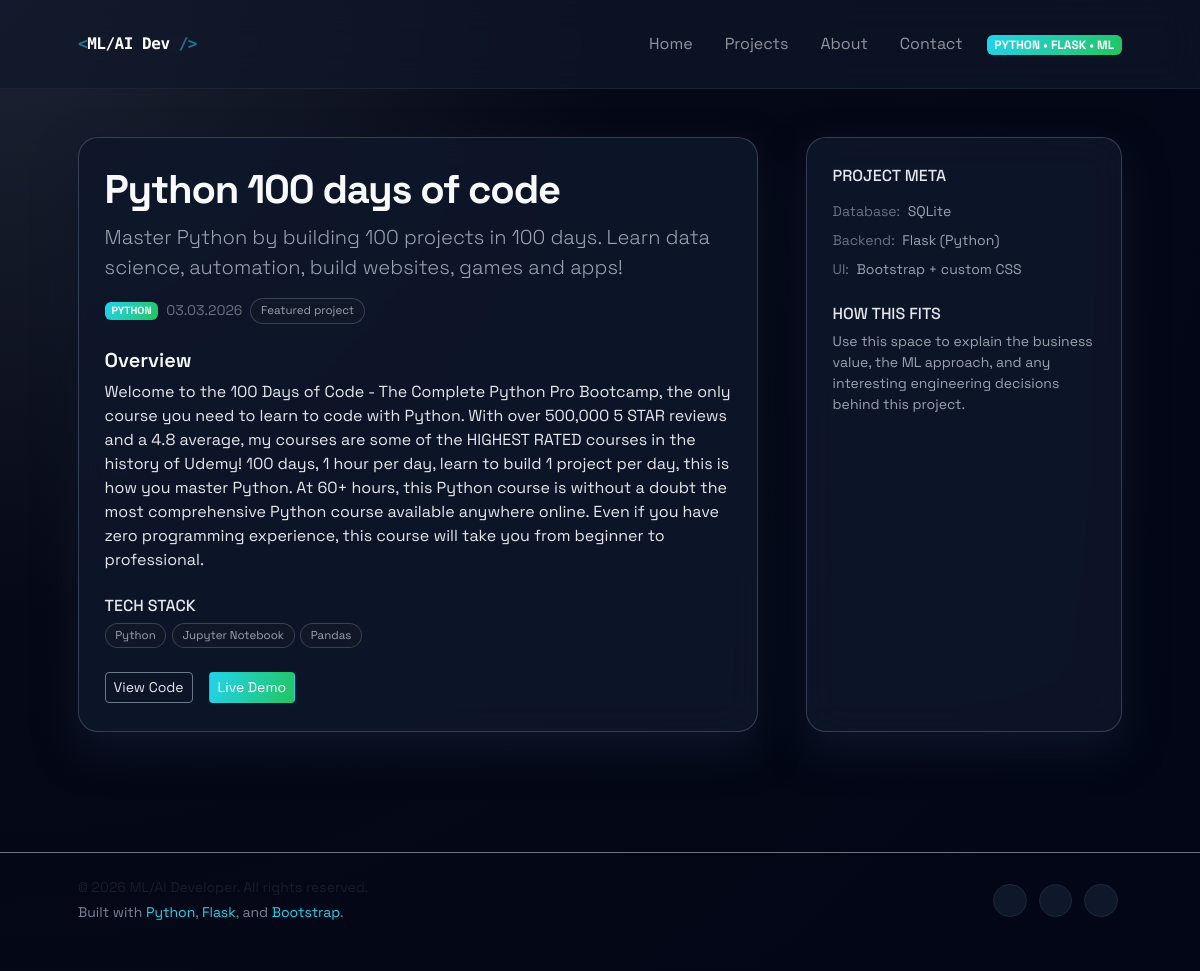
The app's page /project/1 with its own data.
### tables this page shows
CREATE TABLE projects (
        id              INTEGER PRIMARY KEY AUTOINCREMENT,
        title           TEXT NOT NULL,
        subtitle        TEXT,
        short_summary   TEXT NOT NULL,
        full_description TEXT,
        tech_stack      TEXT,
        main_tech       TEXT,
        github_url      TEXT,
        demo_url        TEXT,
        featured        INTEGER NOT NULL DEFAULT 0,
        created_at      TEXT NOT NULL
    );

### main.py (the view)
@app.route("/project/<int:project_id>")
def project_detail(project_id: int):
    project = get_project_by_id(project_id)
    if project is None:
        return abort(404)
    return render_template("project_detail.html", project=project)

### main.py (called while the page is built)
def get_db() -> sqlite3.Connection:
    if "db" not in g:
        conn = sqlite3.connect(DATABASE_PATH)
        conn.row_factory = sqlite3.Row
        g.db = conn
    return g.db

def query_projects(
    sql: str,
    params: Iterable[Any] | Mapping[str, Any] | None = None,
) -> list[sqlite3.Row]:
    db = get_db()
    cursor = db.execute(sql, params or [])
    rows = cursor.fetchall()
    cursor.close()
    return rows

def get_project_by_id(project_id: int) -> sqlite3.Row | None:
    rows = query_projects(
        """
        SELECT *
        FROM projects
        WHERE id = ?
        """,
        (project_id,),
    )
    return rows[0] if rows else None

@app.context_processor
def inject_now() -> dict[str, Any]:
    return {"current_year": datetime.utcnow().year}

### templates/project_detail.html
{% include "header.html" %}
<section class="section-padding pt-5">
  <div class="container px-4 px-lg-5">
    <div class="row gx-4 gx-lg-5 gy-4">
      <div class="col-lg-8">
        <article class="glass-panel project-detail">
          <h1 class="display-6 fw-bold mb-2">
            {{ project["title"] }}
          </h1>
          {% if project["subtitle"] %}
            <p class="lead text-secondary-300 mb-3">
              {{ project["subtitle"] }}
            </p>
          {% endif %}
          <div class="d-flex flex-wrap gap-2 align-items-center mb-4 small">
            {% if project["main_tech"] %}
              <span class="badge bg-gradient-primary text-uppercase">
                {{ project["main_tech"] }}
              </span>
            {% endif %}
            {% if project["created_at"] %}
              <span class="text-secondary-400">
                {{ project["created_at"][:10] }}
              </span>
            {% endif %}
            {% if project["featured"] %}
              <span class="pill pill-sm">
                Featured project
              </span>
            {% endif %}
          </div>
          {% if project["full_description"] %}
            <h2 class="h5 fw-semibold mb-2">Overview</h2>
            <p class="text-secondary-200 mb-4">
              {{ project["full_description"] }}
            </p>
          {% else %}
            <h2 class="h5 fw-semibold mb-2">Overview</h2>
            <p class="text-secondary-200 mb-4">
              {{ project["short_summary"] }}
            </p>
          {% endif %}
          {% if project["tech_stack"] %}
            <h2 class="h6 text-uppercase text-secondary-200 mb-2">
              Tech stack
            </h2>
            <div class="project-tech mb-4">
              {% for tech in project["tech_stack"].split(",") %}
                <span class="pill pill-sm">
                  {{ tech.strip() }}
                </span>
              {% endfor %}
            </div>
          {% endif %}
          {% if project["github_url"] or project["demo_url"] %}
            <div class="d-flex flex-wrap gap-3 mt-2">
              {% if project["github_url"] %}
                <a
                  href="{{ project['github_url'] }}"
                  class="btn btn-outline-light btn-sm"
                  target="_blank"
                  rel="noopener"
                >
                  View Code
                </a>
              {% endif %}
              {% if project["demo_url"] %}
                <a
                  href="{{ project['demo_url'] }}"
                  class="btn btn-primary btn-sm glow-button"
                  target="_blank"
                  rel="noopener"
                >
                  Live Demo
                </a>
              {% endif %}
            </div>
          {% endif %}
        </article>
      </div>
      <div class="col-lg-4">
        <aside class="glass-panel h-100 small">
          <h2 class="h6 text-uppercase text-secondary-200 mb-3">
            Project meta
          </h2>
          <ul class="list-unstyled text-secondary-300 mb-4">
            <li class="mb-2">
              <span class="text-secondary-400">Database:</span>
              <span class="ms-1">SQLite</span>
            </li>
            <li class="mb-2">
              <span class="text-secondary-400">Backend:</span>
              <span class="ms-1">Flask (Python)</span>
            </li>
            <li class="mb-2">
              <span class="text-secondary-400">UI:</span>
              <span class="ms-1">Bootstrap + custom CSS</span>
            </li>
          </ul>
          <h2 class="h6 text-uppercase text-secondary-200 mb-2">
            How this fits
          </h2>
          <p class="text-secondary-300 mb-0">
            Use this space to explain the business value, the ML approach, and
            any interesting engineering decisions behind this project.
          </p>
        </aside>
      </div>
    </div>
  </div>
</section>
{% include "footer.html" %}

### static/css/styles.css (style rules this page uses)
:root { --bg-main: #050816; --bg-elevated: rgba(15, 23, 42, 0.9); --bg-elevated-soft: rgba(15, 23, 42, 0.75); --border-subtle: rgba(148, 163, 184, 0.35); --accent: #22d3ee; --accent-soft: rgba(56, 189, 248, 0.55); --accent-strong: #22c55e; --text-main: #e5e7eb; --text-muted: #9ca3af; --text-soft: #6b7280; --pill-bg: rgba(17, 24, 39, 0.95); --pill-border: rgba(75, 85, 99, 0.7); --shadow-soft: 0 18px 40px rgba(15, 23, 42, 0.9); --glass-bg: rgba(15, 23, 42, 0.86); --glass-border: rgba(148, 163, 184, 0.3); }
body { margin: 0; min-height: 100vh; background: radial-gradient(circle at top left, #1d2333 0, #050816 40%, #020617 100%); color: var(--text-main); font-family: "Space Grotesk", system-ui, -apple-system, BlinkMacSystemFont, "Segoe UI", sans-serif; }
a { color: inherit; text-decoration: none; }
.text-secondary-200 { color: #e5e7eb; }
.text-secondary-300 { color: var(--text-muted); }
.text-secondary-400 { color: var(--text-soft); }
.bg-gradient-primary { background-image: linear-gradient(120deg, var(--accent), var(--accent-strong)); }
.section-padding { padding-top: 4.5rem; padding-bottom: 4.5rem; }
.glass-panel { background: var(--glass-bg); border-radius: 1.25rem; border: 1px solid var(--glass-border); box-shadow: var(--shadow-soft); padding: 1.75rem 1.6rem; backdrop-filter: blur(18px); }
.pill, .pill-sm { display: inline-flex; align-items: center; border-radius: 999px; border: 1px solid var(--pill-border); background-color: var(--pill-bg); color: var(--text-muted); padding: 0.35rem 0.75rem; font-size: 0.78rem; white-space: nowrap; }
.pill-sm { padding: 0.2rem 0.6rem; font-size: 0.72rem; }
.project-tech { display: flex; flex-wrap: wrap; gap: 0.35rem; }
.project-detail h1 { letter-spacing: -0.03em; }
.glow-button { box-shadow: 0 0 0 rgba(34, 211, 238, 0.2); transition: box-shadow 0.2s ease-out, transform 0.15s ease-out, background-color 0.15s ease-out; }
.btn-primary { background-image: linear-gradient(110deg, var(--accent), var(--accent-strong)); border-color: transparent; }
.btn-outline-light { border-color: rgba(148, 163, 184, 0.7); color: var(--text-main); }

### records on screen
projects: title "Python 100 days of code", subtitle "Master Python by building 100 projects in 100 days. Learn data science, automation, build websites, games and apps!", main_tech "PYTHON", created_at "03.03.2026", full_description "Welcome to the 100 Days of Code - The Complete Python Pro Bootcamp, the only course you need to learn to code with Python. With over 500,000 5 STAR reviews and a 4.8 average, my courses are some of the HIGHEST RATED courses in the history of Udemy! 100 days, 1 hour per day, learn to build 1 project per day, this is how you master Python. At 60+ hours, this Python course is without a doubt the most comprehensive Python course available anywhere online. Even if you have zero programming experience, this course will take you from beginner to professional."

### other values on screen
{{ tech.strip() }} "Python" "Jupyter Notebook" "Pandas"
